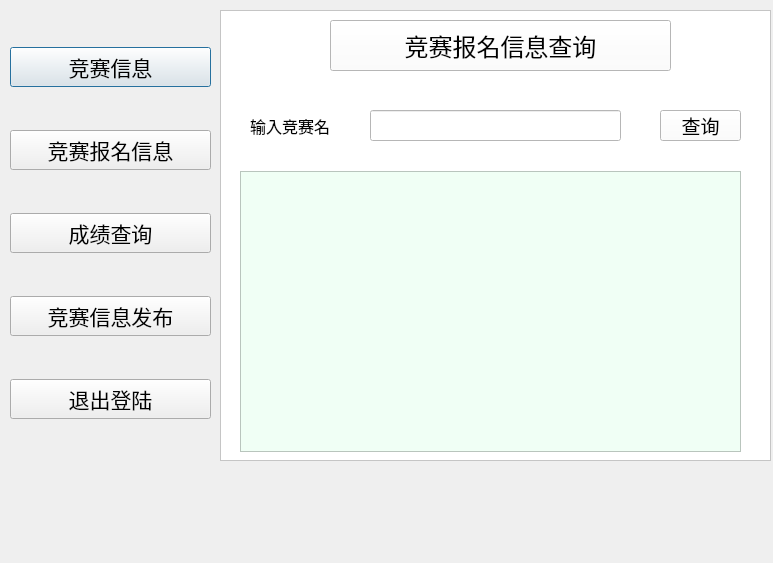
<?xml version="1.0" encoding="UTF-8"?>
<ui version="4.0">
 <class>teacher_main</class>
 <widget class="QDialog" name="teacher_main">
  <property name="geometry">
   <rect>
    <x>0</x>
    <y>0</y>
    <width>773</width>
    <height>563</height>
   </rect>
  </property>
  <property name="font">
   <font>
    <family>Arial</family>
    <pointsize>16</pointsize>
   </font>
  </property>
  <property name="windowTitle">
   <string>Dialog</string>
  </property>
  <widget class="QWidget" name="verticalLayoutWidget">
   <property name="geometry">
    <rect>
     <x>10</x>
     <y>10</y>
     <width>201</width>
     <height>451</height>
    </rect>
   </property>
   <layout class="QVBoxLayout" name="verticalLayout">
    <item>
     <widget class="QPushButton" name="pushButton_4">
      <property name="styleSheet">
       <string notr="true">font: 16pt &quot;Arial&quot;;</string>
      </property>
      <property name="text">
       <string>竞赛信息</string>
      </property>
     </widget>
    </item>
    <item>
     <widget class="QPushButton" name="pushButton">
      <property name="font">
       <font>
        <family>Arial</family>
        <pointsize>16</pointsize>
       </font>
      </property>
      <property name="text">
       <string>竞赛报名信息</string>
      </property>
     </widget>
    </item>
    <item>
     <widget class="QPushButton" name="pushButton_5">
      <property name="styleSheet">
       <string notr="true">font: 16pt &quot;Arial&quot;;</string>
      </property>
      <property name="text">
       <string>成绩查询</string>
      </property>
     </widget>
    </item>
    <item>
     <widget class="QPushButton" name="pushButton_6">
      <property name="styleSheet">
       <string notr="true">font: 16pt &quot;Arial&quot;;</string>
      </property>
      <property name="text">
       <string>竞赛信息发布</string>
      </property>
     </widget>
    </item>
    <item>
     <widget class="QPushButton" name="pushButton_2">
      <property name="font">
       <font>
        <family>Arial</family>
        <pointsize>16</pointsize>
       </font>
      </property>
      <property name="text">
       <string>退出登陆</string>
      </property>
     </widget>
    </item>
   </layout>
  </widget>
  <widget class="QFrame" name="frame">
   <property name="geometry">
    <rect>
     <x>220</x>
     <y>10</y>
     <width>551</width>
     <height>451</height>
    </rect>
   </property>
   <property name="styleSheet">
    <string notr="true">background-color: rgb(255, 255, 255);</string>
   </property>
   <property name="frameShape">
    <enum>QFrame::StyledPanel</enum>
   </property>
   <property name="frameShadow">
    <enum>QFrame::Raised</enum>
   </property>
   <widget class="QPushButton" name="pushButton_3">
    <property name="geometry">
     <rect>
      <x>110</x>
      <y>10</y>
      <width>341</width>
      <height>51</height>
     </rect>
    </property>
    <property name="font">
     <font>
      <family>Arial</family>
      <pointsize>18</pointsize>
     </font>
    </property>
    <property name="text">
     <string>竞赛报名信息查询</string>
    </property>
   </widget>
   <widget class="QLabel" name="label">
    <property name="geometry">
     <rect>
      <x>30</x>
      <y>100</y>
      <width>111</width>
      <height>31</height>
     </rect>
    </property>
    <property name="font">
     <font>
      <family>Arial</family>
      <pointsize>12</pointsize>
     </font>
    </property>
    <property name="text">
     <string>输入竞赛名</string>
    </property>
   </widget>
   <widget class="QLineEdit" name="lineEdit">
    <property name="geometry">
     <rect>
      <x>150</x>
      <y>100</y>
      <width>251</width>
      <height>31</height>
     </rect>
    </property>
   </widget>
   <widget class="QPushButton" name="pushButton_7">
    <property name="geometry">
     <rect>
      <x>440</x>
      <y>100</y>
      <width>81</width>
      <height>31</height>
     </rect>
    </property>
    <property name="font">
     <font>
      <family>Arial</family>
      <pointsize>14</pointsize>
     </font>
    </property>
    <property name="text">
     <string>查询</string>
    </property>
   </widget>
   <widget class="QTableView" name="tableView">
    <property name="geometry">
     <rect>
      <x>20</x>
      <y>161</y>
      <width>501</width>
      <height>281</height>
     </rect>
    </property>
    <property name="styleSheet">
     <string notr="true">background-color: rgb(240, 255, 245);
</string>
    </property>
   </widget>
  </widget>
 </widget>
 <resources/>
 <connections/>
</ui>
